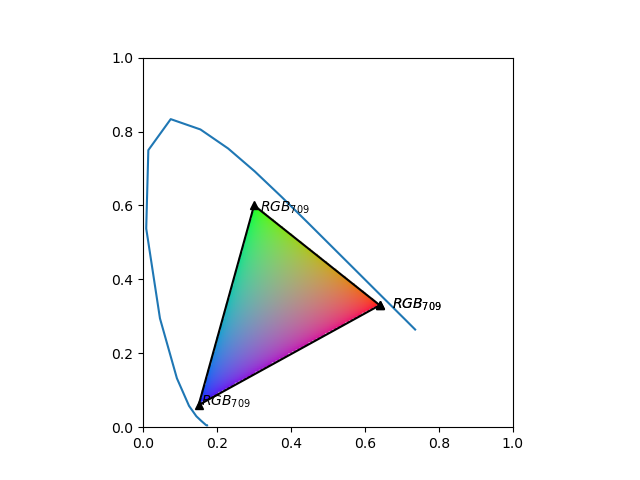

This chart was generated by the following Python code:
import numpy as np
import matplotlib.pyplot as plt
import os

RGB_709 = np.array([[0.64, 0.3, 0.15],
                    [0.33, 0.6, 0.06],
                    [0.03, 0.1, 0.79]])

RGB_709_graph = np.array([[0.640, 0.330, 0.030],
                          [0.300, 0.600, 0.100],
                          [0.150, 0.060, 0.790],
                          [0.640, 0.330, 0.030]])
M_709 = RGB_709 @ np.eye(3)

# Load data.npy
PATH = os.path.dirname(os.getcwd())
data = np.load(PATH+"/data.npy", allow_pickle=True)[()]

# Prepare data
x0 = data['x'].reshape(31)
y0 = data['y'].reshape(31)
z0 = data['z'].reshape(31)

x_d = x0 / (x0 + y0 + z0)
y_d = y0 / (x0 + y0 + z0)

a = b = np.arange(0, 1.005, 0.005)
x, y = np.meshgrid(a, b)

z = 1 - x - y

m = n = x.shape[0]
XYZ = np.zeros((m, n, 3))

XYZ[:, :, 0] = x
XYZ[:, :, 1] = y
XYZ[:, :, 2] = z

rgb = np.zeros((m, n, 3))

for p in range(m):
    for q in range(n):
        rgb[p, q, :] = np.linalg.inv(M_709) @ XYZ[p, q, :].T
        if np.any(rgb[p, q, :] < 0):
            rgb[p, q, :] = np.array([1, 1, 1])

gc_rgb = rgb ** (1/2.2)

plt.figure()
plt.imshow(gc_rgb, extent=[0, 1, 0, 1], origin='lower')
plt.plot(x_d, y_d)
plt.plot(RGB_709_graph[:, 0], RGB_709_graph[:, 1], color='black', marker='^')
for i in range(RGB_709_graph.shape[0]):
    plt.text(1.05*RGB_709_graph[i, 0], 0.97*RGB_709_graph[i, 1], r'$RGB_{709}$')
plt.savefig("color_chromaticity_diagram.png")
